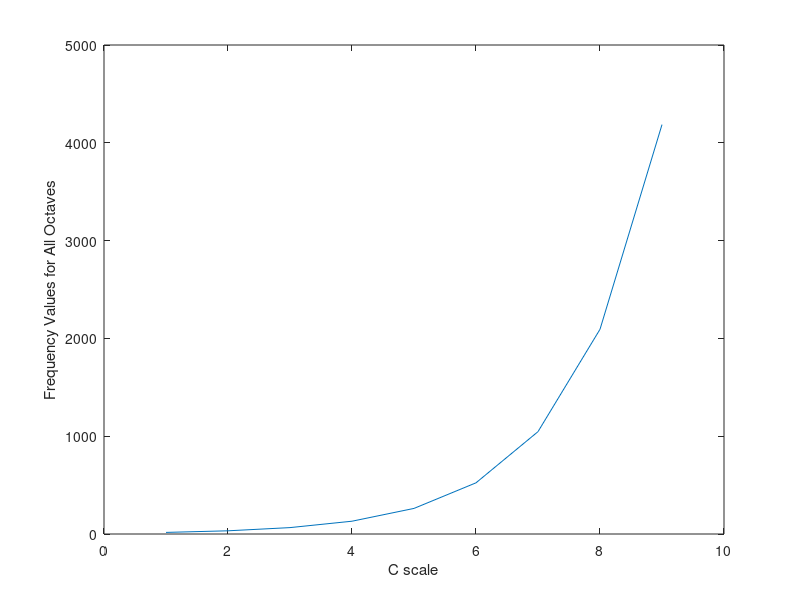
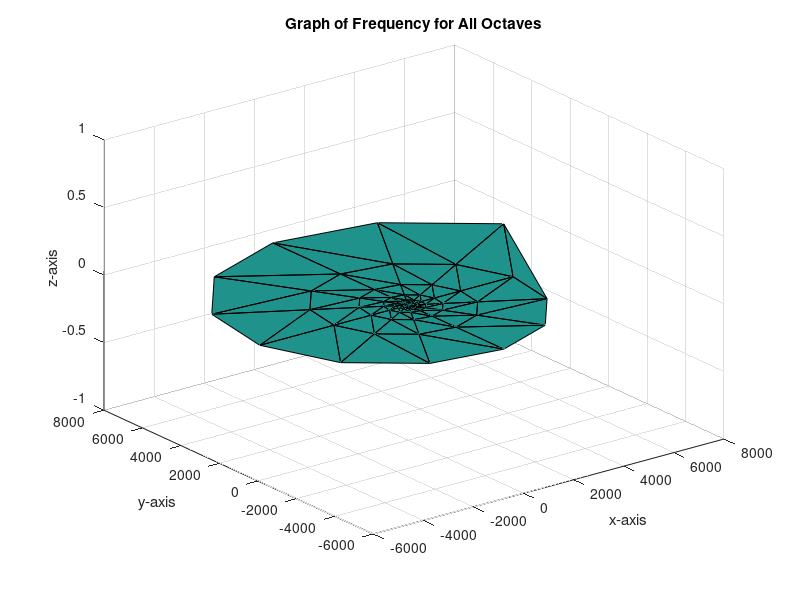

Reproduce these figures in MATLAB, in order.
clear all
close all
 
F0 = [16.352;30.868;29.135;27.5;25.957;24.5;23.125;21.827;20.602;19.445;18.354;17.324]; %Fundamental frequencies in Hz.
%Let's create an angle vector ;)
theta=[0;30;60;90;120;150;180;210;240;270;300;330] %; adding this would only remove it from the view.

counter = 1;

A = zeros(12,9) %Sticking to more rows of information than columns. Could this be extended to material properties? :D

%for pitch = 1 : size(Fundamentals) ?What's wrong with this syntax?
for octave = 0 : 8
    for pitch = 1 : 12
        F(pitch) = 2^(octave)*F0(pitch)
        A(pitch,octave+1) = F(pitch)
        x(counter) = F(pitch)*cosd(theta(pitch));
        y(counter) = F(pitch)*sind(theta(pitch));
        counter = counter + 1;
    end
end

%When you are playing with the regular orthogonal world, the views we obtain of certain relationships are rather... rectangular.

%plotting the first column vector:
plot(A(1:12,1)')
xlabel('First Octave') % x-axis label
ylabel('Frequency Values for All Pitches') % y-axis label

%plotting the first row vector:
plot(A(1,1:9)')
xlabel('C scale') % x-axis label
ylabel('Frequency Values for All Octaves') % y-axis label

%This part was from the original Circular Discretization file:
%By acknowledging Pythagoras, and having an amazing professor in Numerical Methods that gets whatever you've been thinking...
%You convert into a more... polar coordinate system.

%for(r = 0:1:8)
    %for(angle = 0:30:360)
        %x(counter) = r*cosd(angle);
        %y(counter) = r*sind(angle);
        %counter = counter + 1;
    %end
%end

%These seem fancy... (They belong to delaunay though. Right?)
Connectivity = delaunay(x,y);
Vertices = [x',y']

figure
trisurf(Connectivity, x,y,x*0)
title('Graph of Frequency for All Octaves')
xlabel('x-axis') % x-axis label
ylabel('y-axis') % y-axis label
zlabel('z-axis') % z-axis label

%Up next I'm thinking, what if the Z axis could represent the frequencies played through a guitar riff?
